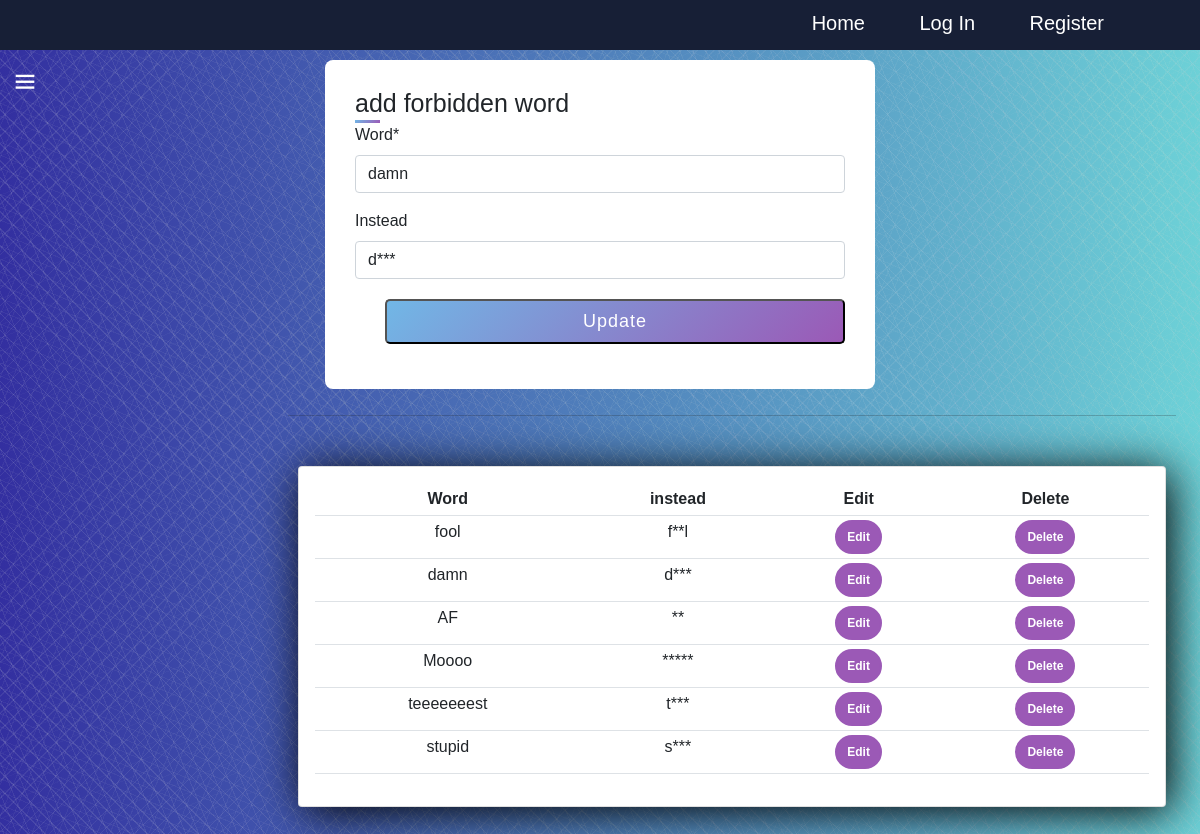
The page /admn/update_forbiddenword/4 on the database its author committed.
### admn/models.py (models this page shows, shortened)
class ForbiddenWord(models.Model):
    word = models.CharField(max_length=100)
    instead = models.CharField(max_length=100, blank=True)
    def delete_forbiddenword_url(self):
        return reverse('delete_forbiddenword', args=[self.id])
    def update_forbiddenword_url(self):
        return reverse('update_forbiddenword', args=[self.id])

### admn/views.py (the view)
# urls.py: path('update_forbiddenword/<int:id>', update_forbidden_words , name='update_forbiddenword')
def update_forbidden_words(request, id):
    if request.POST:
        print(request.POST)
        form  = EditForbiddenWord(request.POST, instance=ForbiddenWord.objects.get(id=id))
        form.save()
        form = EditForbiddenWord()
        return  render(request, 'admn/add_forbiddenword.html', context={'form': form, 'forbidden_words': ForbiddenWord.objects.all()})
    form = EditForbiddenWord(instance=ForbiddenWord.objects.get(id=id))
    return render(request, 'admn/add_forbiddenword.html', context={'form': form, 'forbidden_words': ForbiddenWord.objects.all(), 'update': True})

### admn/forms.py
class EditForbiddenWord(forms.ModelForm):
    class Meta:
        model = ForbiddenWord
        fields = '__all__'

### categories/context_processors.py (called while the page is built)
def categories_processor(request):
    categories = Category.objects.all()
    print('hi')
    print(categories)
    return {'categories': categories}

### categories/models.py (called while the page is built)
    def get_category_url(self):
        return reverse('category.show', args=[self.id])

    def get_subscribe_url(self):
        return reverse('category.subscribe', args=[self.id])

    def get_subscribers(self):
        return set([sub.user for sub in Subscribe.objects.filter(category=self)])

    def __str__(self) -> str:
        return self.title

### admn/templates/admn/add_forbiddenword.html (shortened to what this page needs)
{% extends 'base/base.html' %}
{% load crispy_forms_tags %}
{% block content %}
<div class="container" style="margin: 10px auto;">
    <div class="title">add forbidden word</div>
        <form method="POST" enctype="multipart/form-data" class="curd">
            {{ form|crispy }}
            <div class="button">
                {% if update%}
                    <input type="submit" value="Update">
                {% else %}
                    <input type="submit" value="Add">
                {% endif %}
            </div>
        </form>
</div>
<div class="row">
    <div class="col-md-7" style=" display:block; text-align: center; padding-left: 300px; width: 1200px;">
        <hr>
        <div class="card card-body" style=" height: auto;">
            <table class="table table-sm">
                <tr>
                    <th>Word</th>
                    <th>instead</th>
                    <th>Edit</th>
                    <th>Delete</th>
                </tr>
                {% for forbidden_word in forbidden_words %}
                    <tr>
                        <td> {{forbidden_word.word}} </td>
                        <td> {{forbidden_word.instead}} </td>
                        <td> <a class="btn btn btn-warning" href="{{ forbidden_word.update_forbiddenword_url }}"> Edit </a> </td>
                        <td><a class="btn btn btn-danger" href="{{ forbidden_word.delete_forbiddenword_url }}"> Delete </a></td>
                    </tr>
                {% endfor %}
            </table>
        </div>
    </div>
</div>
{% endblock %}

### base/static/base/css/style.css (style rules this page uses)
body { background-image: repeating-linear-gradient(135deg, hsla(264,0%,88%,0.03) 0px, hsla(264,0%,88%,0.03) 1px,transparent 1px, transparent 12px),repeating-linear-gradient(45deg, hsla(264,0%,88%,0.03) 0px, hsla(264,0%,88%,0.03) 1px,transparent 1px, transparent 12px), repeating-linear-gradient(67.5deg, hsla(264,0%,88%,0.03) 0px, hsla(264,0%,88%,0.03) 1px,transparent 1px, transparent 12px),repeating-linear-gradient(135deg, hsla(264,0%,88%,0.03) 0px, hsla(264,0%,88%,0.03) 1px,transparent 1px, transparent 12px), repeating-linear-gradient(45deg, hsla(264,0%,88%,0.03) 0px, hsla(264,0%,88%,0.03) 1px,transparent 1px, transparent 12px), repeating-linear-gradient(112.5deg, hsla(264,0%,88%,0.03) 0px, hsla(264,0%,88%,0.03) 1px,transparent 1px, transparent 12px), repeating-linear-gradient(112.5deg, hsla(264,0%,88%,0.03) 0px, hsla(264,0%,88%,0.03) 1px,transparent 1px, transparent 12px), repeating-linear-gradient(45deg, hsla(264,0%,88%,0.03) 0px, hsla(264,0%,88%,0.03) 1px, transparent 1px, transparent 12px),repeating-linear-gradient(22.5deg, hsla(264,0%,88%,0.03) 0px, hsla(264,0%,88%,0.03) 1px,transparent 1px, transparent 12px),repeating-linear-gradient(45deg, hsla(264,0%,88%,0.03) 0px, hsla(264,0%,88%,0.03) 1px,transparent 1px, transparent 12px),repeating-linear-gradient(22.5deg, hsla(264,0%,88%,0.03) 0px, hsla(264,0%,88%,0.03) 1px,transparent 1px, transparent 12px),repeating-linear-gradient(135deg, hsla(264,0%,88%,0.03) 0px, hsla(264,0%,88%,0.03) 1px,transparent 1px, transparent 12px),repeating-linear-gradient(157.5deg, hsla(264,0%,88%,0.03) 0px, hsla(264,0%,88%,0.03) 1px,transparent 1px, transparent 12px),repeating-linear-gradient(67.5deg, hsla(264,0%,88%,0.03) 0px, hsla(264,0%,88%,0.03) 1px,transparent 1px, transparent 12px),repeating-linear-gradient(67.5deg, hsla(264,0%,88%,0.03) 0px, hsla(264,0%,88%,0.03) 1px,transparent 1px, transparent 12px),linear-gradient(90deg, rgb(51,47,160),rgb(109,209,215)); }
* { padding: 0; margin: 0; box-sizing: border-box; font-family: "Segoe UI"; }
a { text-decoration: none; color: inherit; display: flex; align-items: center; }
.card { background-size: contain; height: 400px; margin: 50px 10px; box-shadow: 5px 5px 45px black; overflow: hidden; }
.container { max-width: 550px; width: 85%; height: 60%; background: #fff; padding: 25px 30px; border-radius: 8px; }
.container .title { font-size: 25px; font-weight: 500; position: relative; }
.container .title::before { content: ''; position: absolute; left: 0; bottom: 0; height: 3px; width: 25px; background: linear-gradient(135deg , #71b7e6 ,#9b59b6 ); }
form .button { height: 45px; margin: 20px 0; padding-left: 30px; }
form .button input { height: 100%; width: 100%; outline: none; color: #fff; font-size: 18px; font-weight: 500; border-radius: 5px; cursor: pointer; letter-spacing: 1px; background: linear-gradient(135deg , #71b7e6 ,#9b59b6 ) ; }
.btn { width: max-content; padding: 6px 10px; margin-bottom: 0; margin-right: 0; background: #9b59b6; border: 2px solid #9b59b6; color: white; border-radius: 30px; font-size: 12px; text-decoration: none; font-weight: bold; transition: all .3s ease-in; }

### base/static/base/css/footer.css (style rules this page uses)
* { margin: 0; padding: 0; box-sizing: border-box; font-family: 'Poppins' ,sans-serif; }

### rows shown on the page
ForbiddenWord: word "damn", instead "d***"
ForbiddenWord: word "fool", instead "f**l"
ForbiddenWord: word "AF", instead "**"
ForbiddenWord: word "Moooo", instead "*****"
ForbiddenWord: word "teeeeeeest", instead "t***"
ForbiddenWord: word "stupid", instead "s***"
